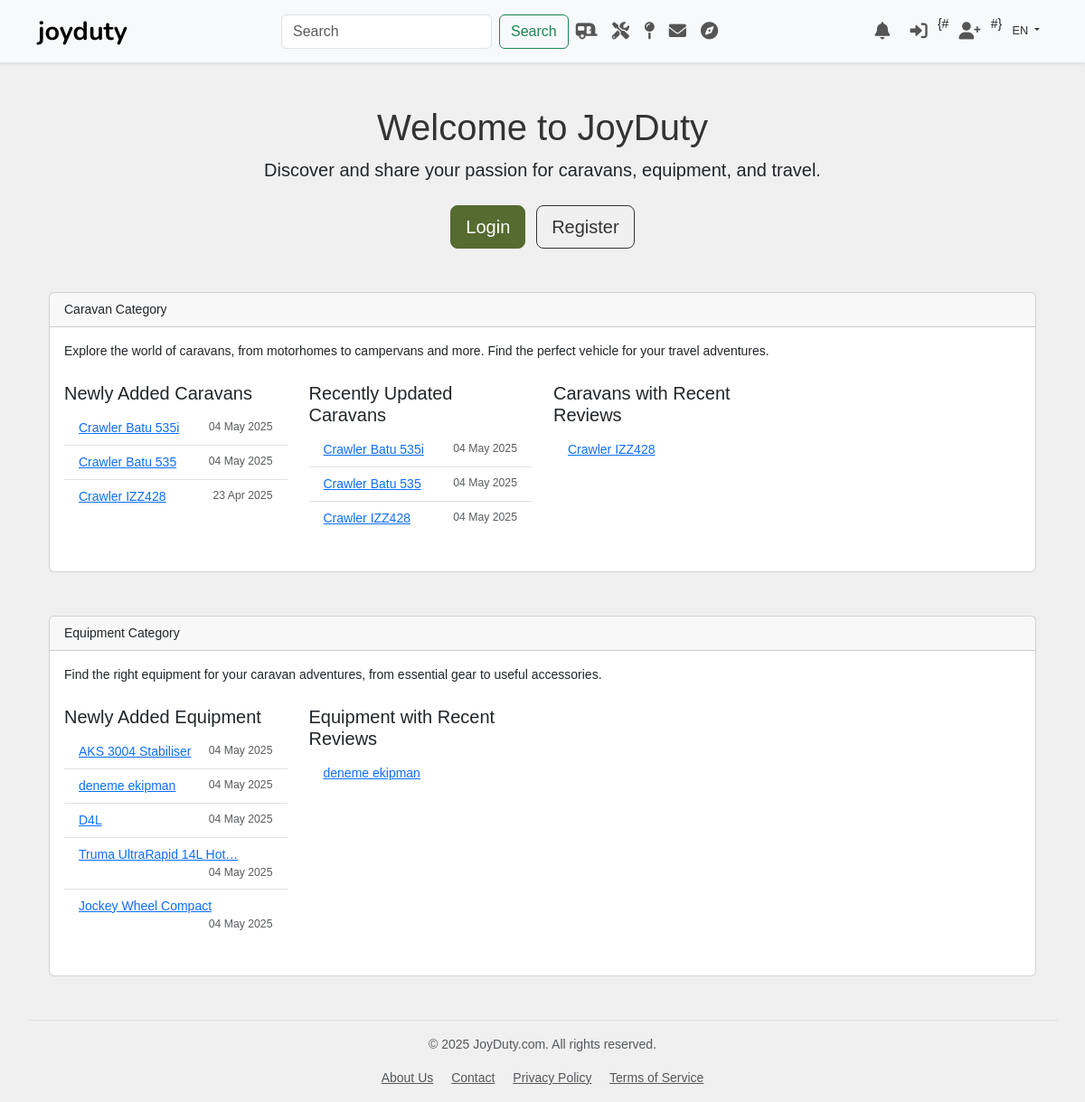
The page / on the database its author committed.
### caravans/models.py (models this page shows, shortened)
class CaravanModel(models.Model):
    brand = models.ForeignKey(
        Brand,
        on_delete=models.PROTECT, # Markaya bağlı model varken markanın silinmesini engelle
        related_name='caravan_models',
        verbose_name="Brand"
    )
    model_name = models.CharField(max_length=150, verbose_name="Model Name")
    created_by = models.ForeignKey(
        settings.AUTH_USER_MODEL,
        on_delete=models.SET_NULL, # Keep the caravan model if the user is deleted
        null=True, # Allow null for existing models or if creator is unknown
        blank=True, # Allow blank in forms
        related_name='created_caravan_models', # Reverse relation name
        verbose_name="Created By"
    )
    type = models.ForeignKey(
        CaravanType,
        on_delete=models.SET_NULL, # Tip silinirse modeli silme, null yap
        null=True,
        blank=True,
        related_name='caravan_models',
        verbose_name="Type"
    )
    year_start = models.PositiveSmallIntegerField(null=True, blank=True, verbose_name="Production Start Year")
    year_end = models.PositiveSmallIntegerField(null=True, blank=True, verbose_name="Production End Year (or leave blank if current)")
    description = models.TextField(blank=True, null=True, verbose_name="Description")
    length_mm = models.PositiveIntegerField(null=True, blank=True, verbose_name="Length (mm)")
    width_mm = models.PositiveIntegerField(null=True, blank=True, verbose_name="Width (mm)")
    height_mm = models.PositiveIntegerField(null=True, blank=True, verbose_name="Height (mm)")
    max_weight_kg = models.PositiveIntegerField(null=True, blank=True, verbose_name="Max Weight (kg)")
    berths = models.PositiveSmallIntegerField(null=True, blank=True, verbose_name="Number of Berths") # Yatak sayısı
    equipments = models.ManyToManyField(
        Equipment,
        through='CaravanEquipment', # İlişkiyi yönetecek ara model
        related_name='caravan_models',
        blank=True, # Bir modelin hiç ekipmanı olmayabilir (başlangıçta)
        verbose_name="Equipment"
    )
    is_approved = models.BooleanField(default=True, verbose_name="Approved") # Başlangıçta sadece admin ekleyecekse True olabilir
    created_at = models.DateTimeField(auto_now_add=True)
    updated_at = models.DateTimeField(auto_now=True)
    class Meta:
        verbose_name = "Caravan Model"
        verbose_name_plural = "Caravan Models"
        unique_together = ('brand', 'model_name')
        ordering = ['brand__name', 'model_name'] # Önce marka, sonra model adına göre sırala
    def get_absolute_url(self):
        try:
            return reverse('caravans:detail_by_slug', kwargs={
                'brand_slug': self.brand.slug,
                'model_slug': slugify(self.model_name) # Assuming you want a slugified model name
            })
        except Exception:
            try:
                return reverse('caravans:detail_by_pk', kwargs={'pk': self.pk})
            except Exception:
                return "#"  # URL bulunamazsa

### brands/models.py (models this page shows, shortened)
class Brand(models.Model):
    name = models.CharField(max_length=100, unique=True, verbose_name="Brand Name")
    created_by = models.ForeignKey(
        settings.AUTH_USER_MODEL,
        on_delete=models.SET_NULL, # Keep the brand if the user is deleted
        null=True, # Allow null for existing brands or if creator is unknown
        blank=True, # Allow blank in forms
        related_name='created_brands', # Reverse relation name
        verbose_name="Created By"
    )
    slug = models.SlugField(max_length=120, unique=True, verbose_name="URL Slug")
    logo = models.ImageField(
        upload_to='brands/logos/',
        null=True,
        blank=True,
        verbose_name="Logo"
    )
    description = models.TextField(
        null=True,
        blank=True,
        verbose_name="Description"
    )
    website = models.URLField(
        max_length=200,
        null=True,
        blank=True,
        verbose_name="Website"
    )
    country_of_origin = models.ForeignKey(
        'geo.Country',
        on_delete=models.SET_NULL,
        null=True,
        blank=True,
        verbose_name="Country of Origin"
    )
    created_at = models.DateTimeField(default=timezone.now, verbose_name="Created At")
    class Meta:
        verbose_name = "Brand"          # Modelin tekil, okunabilir adı (Admin için)
        verbose_name_plural = "Brands" # Modelin çoğul, okunabilir adı (Admin için)
        ordering = ['name']             # Varsayılan sıralama (alfabetik)

### equipment/models.py (models this page shows, shortened)
class Equipment(models.Model):
    name = models.CharField(max_length=200, verbose_name="Equipment Name")
    created_by = models.ForeignKey(
        settings.AUTH_USER_MODEL,
        on_delete=models.SET_NULL, # Keep the equipment if the user is deleted
        null=True, # Allow null for existing equipment or if creator is unknown
        blank=True, # Allow blank in forms
        related_name='created_equipment', # Reverse relation name
        verbose_name="Created By"
    )
    description = models.TextField(blank=True, null=True, verbose_name="Description")
    category = models.ForeignKey(
        EquipmentCategory,
        on_delete=models.SET_NULL,
        null=True,
        blank=True,
        related_name='equipments',
        verbose_name="Category"
    )
    brand = models.ForeignKey(
        Brand,
        on_delete=models.SET_NULL,
        null=True,
        blank=True,
        related_name='equipments',
        verbose_name="Brand"
    )
    model_no = models.CharField(max_length=100, blank=True, null=True, verbose_name="Model Number")
    image = models.ImageField(
        upload_to='equipment/images/',
        null=True,
        blank=True,
        verbose_name="Image"
    )
    slug = models.SlugField(max_length=255, unique=True, blank=True, verbose_name="Equipment Slug")
    created_at = models.DateTimeField(auto_now_add=True, verbose_name="Created At")
    class Meta:
        verbose_name = "Equipment"
        verbose_name_plural = "Equipments"
        ordering = ['category__name', 'name'] # Kategori ismine göre sıralamak için __name kullandık
    def get_absolute_url(self):
        if self.slug and self.category and self.category.slug and self.brand and self.brand.slug:
             try:
                 return reverse('equipment:detail_by_slugs', kwargs={
                     'category_slug': self.category.slug,
                     'brand_slug': self.brand.slug,
                     'equipment_slug': self.slug
                 })
             except Exception: # NoReverseMatch veya başka bir hata olabilir
                 pass # Fallback'e geç
        try:
            return reverse('equipment:detail_by_pk', kwargs={'pk': self.pk})
        except Exception:
            return "#" # Geçersiz link

### joyduty/urls.py (the view)
# urls.py: path('', home_redirect_view, name='home'), # Use the custom redirect view for the root URL
def home_redirect_view(request):
    if request.user.is_authenticated:
        return core_views.home(request)
    else:
        return core_views.landing_page(request=request)

### templates/core/landing_page.html (shortened to what this page needs)
{% extends "base.html" %}
{% load i18n static %}
{% block content %}
<div class="container text-center mt-5">
    <h1>{% trans "Welcome to JoyDuty" %}</h1>
    <p class="lead">{% trans "Discover and share your passion for caravans, equipment, and travel." %}</p>
    <div class="mt-4">
        <a href="{% url 'accounts:login' %}" class="btn btn-primary btn-lg me-2">{% trans "Login" %}</a>
        <a href="{% url 'accounts:register' %}" class="btn btn-outline-secondary btn-lg">{% trans "Register" %}</a>
    </div>
</div>
<div class="container mt-5">
    <div class="card">
        <div class="card-header">
            {% if caravan_type %}
                {{ caravan_type.name }} {% trans "Category" %}
            {% else %}
                {% trans "Caravan Category" %}
            {% endif %}
        </div>
        <div class="card-body">
            <div class="mb-4">
                {% if caravan_type and caravan_type.description %}
                    <p>{{ caravan_type.description }}</p>
                {% else %}
                    <p>{% trans "Explore the world of caravans, from motorhomes to campervans and more. Find the perfect vehicle for your travel adventures." %}</p>
                {% endif %}
            </div>
            <div class="row">
                <div class="col-md-3 mb-4">
                    <h5>{% trans "Newly Added Caravans" %}</h5>
                {% if latest_caravans %}
                    <ul class="list-group list-group-flush">
                        {% for caravan in latest_caravans %}
                            <li class="list-group-item">
                                <a href="{{ caravan.get_absolute_url }}">{{ caravan.brand.name }} {{ caravan.model_name|truncatechars:30 }}</a>
                                <small class="text-muted float-end">{{ caravan.created_at|date:"d M Y" }}</small>
                            </li>
                        {% endfor %}
                    </ul>
                {% else %}
                    <p>{% trans "No newly added caravans found." %}</p>
                {% endif %}
                </div>
                <div class="col-md-3 mb-4">
                    <h5>{% trans "Recently Updated Caravans" %}</h5>
                {% if recently_updated_caravans %}
                    <ul class="list-group list-group-flush">
                        {% for caravan in recently_updated_caravans %}
                            <li class="list-group-item">
                                <a href="{{ caravan.get_absolute_url }}">{{ caravan.brand.name }} {{ caravan.model_name|truncatechars:30 }}</a>
                                <small class="text-muted float-end">{{ caravan.updated_at|date:"d M Y" }}</small>
                            </li>
                        {% endfor %}
                    </ul>
                {% else %}
                    <p>{% trans "No recently updated caravans found." %}</p>
                {% endif %}
                </div>
                <div class="col-md-3 mb-4">
                    <h5>{% trans "Caravans with Recent Reviews" %}</h5>
                {% if caravans_with_recent_reviews %}
                    <ul class="list-group list-group-flush">
                        {% for caravan in caravans_with_recent_reviews %}
                            <li class="list-group-item">
                                <a href="{{ caravan.get_absolute_url }}">{{ caravan.brand.name }} {{ caravan.model_name|truncatechars:30 }}</a>
                            </li>
                        {% endfor %}
                    </ul>
                {% else %}
                    <p>{% trans "No caravans with recent reviews found." %}</p>
                {% endif %}
                </div>
            </div>
        </div>
    </div>
</div>
<div class="container mt-5">
    <div class="card">
        <div class="card-header">
            {% if equipment_category %}
                {{ equipment_category.name }} {% trans "Category" %}
            {% else %}
                {% trans "Equipment Category" %}
            {% endif %}
        </div>
        <div class="card-body">
            <div class="mb-4">
                {% if equipment_category and equipment_category.description %}
                    <p>{{ equipment_category.description }}</p>
                {% else %}
                    <p>{% trans "Find the right equipment for your caravan adventures, from essential gear to useful accessories." %}</p>
                {% endif %}
            </div>
            <div class="row">
                <div class="col-md-3 mb-4">
                    <h5>{% trans "Newly Added Equipment" %}</h5>
                {% if latest_equipment %}
                    <ul class="list-group list-group-flush">
                        {% for item in latest_equipment %}
                            <li class="list-group-item">
                                <a href="{{ item.get_absolute_url }}">{{ item.name|truncatechars:25 }}</a>
                                <small class="text-muted float-end">{{ item.created_at|date:"d M Y" }}</small>
                            </li>
                        {% endfor %}
                    </ul>
                {% else %}
                    <p>{% trans "No newly added equipment found." %}</p>
                {% endif %}
                </div>
                <div class="col-md-3 mb-4">
                    <h5>{% trans "Equipment with Recent Reviews" %}</h5>
                {% if equipment_with_recent_reviews %}
                    <ul class="list-group list-group-flush">
                        {% for item in equipment_with_recent_reviews %}
                            <li class="list-group-item">
                                <a href="{{ item.get_absolute_url }}">{{ item.name|truncatechars:30 }}</a>
                            </li>
                        {% endfor %}
                    </ul>
                {% else %}
                    <p>{% trans "No equipment with recent reviews found." %}</p>
                {% endif %}
                </div>
            </div>
        </div>
    </div>
</div>
{% endblock content %}

### static/css/custom.css (style rules this page uses)
body { font-family: sans-serif; background-color: #f0f0f0; font-size: 14px; }
h1, h2, h3 { color: #333; }
.btn-primary { background-color: #556B2F; border-color: #556B2F; color: #FFFFFF; }
.btn-outline-secondary { color: #333; border-color: #333; }
.card { background-color: #fff; }
.col-md-3 { flex-shrink: 0; }

### rows shown on the page
CaravanModel: brand.name "Crawler", model_name "Batu 535i", created_at "04 May 2025", updated_at "04 May 2025"
CaravanModel: brand.name "Crawler", model_name "Batu 535", created_at "04 May 2025", updated_at "04 May 2025"
CaravanModel: brand.name "Crawler", model_name "IZZ428", created_at "23 Apr 2025", updated_at "04 May 2025"
Equipment: name "AKS 3004 Stabiliser", created_at "04 May 2025"
Equipment: name "deneme ekipman", created_at "04 May 2025"
Equipment: name "D4L", created_at "04 May 2025"
Equipment: name "Truma UltraRapid 14L Hot…", created_at "04 May 2025"
Equipment: name "Jockey Wheel Compact", created_at "04 May 2025"

### other values the page prints
{{ LANGUAGE_CODE|upper }} "EN"
